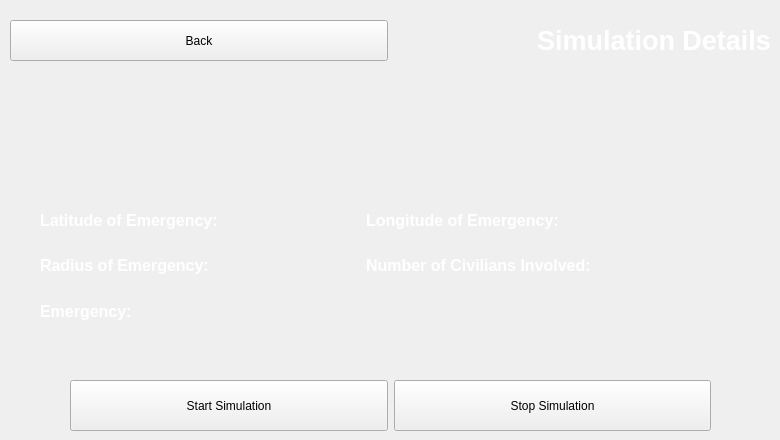
      <widget class="QWidget" name="viewDetails1">
       <widget class="QWidget" name="horizontalLayoutWidget_4">
        <property name="geometry">
         <rect>
          <x>20</x>
          <y>70</y>
          <width>741</width>
          <height>54</height>
         </rect>
        </property>
        <layout class="QHBoxLayout" name="horizontalLayout_19">
         <item>
          <widget class="QLabel" name="label0">
           <property name="font">
            <font>
             <pointsize>14</pointsize>
             <italic>true</italic>
            </font>
           </property>
           <property name="styleSheet">
            <string notr="true">color:white</string>
           </property>
           <property name="text">
            <string/>
           </property>
          </widget>
         </item>
        </layout>
       </widget>
       <widget class="QWidget" name="layoutWidget_5">
        <property name="geometry">
         <rect>
          <x>10</x>
          <y>20</y>
          <width>761</width>
          <height>41</height>
         </rect>
        </property>
        <layout class="QHBoxLayout" name="horizontalLayout_22">
         <item>
          <widget class="QPushButton" name="backToSimPage23">
           <property name="sizePolicy">
            <sizepolicy hsizetype="Preferred" vsizetype="Preferred">
             <horstretch>0</horstretch>
             <verstretch>0</verstretch>
            </sizepolicy>
           </property>
           <property name="text">
            <string>Back</string>
           </property>
          </widget>
         </item>
         <item>
          <widget class="QLabel" name="simLabel_5">
           <property name="font">
            <font>
             <pointsize>20</pointsize>
             <weight>75</weight>
             <bold>true</bold>
            </font>
           </property>
           <property name="styleSheet">
            <string notr="true">color: white</string>
           </property>
           <property name="text">
            <string>Simulation Details</string>
           </property>
           <property name="alignment">
            <set>Qt::AlignRight|Qt::AlignTrailing|Qt::AlignVCenter</set>
           </property>
          </widget>
         </item>
        </layout>
       </widget>
       <widget class="QWidget" name="horizontalLayoutWidget_6">
        <property name="geometry">
         <rect>
          <x>70</x>
          <y>380</y>
          <width>641</width>
          <height>51</height>
         </rect>
        </property>
        <layout class="QHBoxLayout" name="horizontalLayout_23">
         <item>
          <widget class="QPushButton" name="startSim">
           <property name="sizePolicy">
            <sizepolicy hsizetype="Minimum" vsizetype="Preferred">
             <horstretch>0</horstretch>
             <verstretch>0</verstretch>
            </sizepolicy>
           </property>
           <property name="text">
            <string>Start Simulation</string>
           </property>
          </widget>
         </item>
         <item>
          <widget class="QPushButton" name="stopSim">
           <property name="sizePolicy">
            <sizepolicy hsizetype="Minimum" vsizetype="Preferred">
             <horstretch>0</horstretch>
             <verstretch>0</verstretch>
            </sizepolicy>
           </property>
           <property name="text">
            <string>Stop Simulation</string>
           </property>
          </widget>
         </item>
        </layout>
       </widget>
       <widget class="QWidget" name="gridLayoutWidget_3">
        <property name="geometry">
         <rect>
          <x>40</x>
          <y>200</y>
          <width>693</width>
          <height>131</height>
         </rect>
        </property>
        <layout class="QGridLayout" name="gridLayout_3">
         <item row="2" column="0">
          <widget class="QLabel" name="label3_2">
           <property name="font">
            <font>
             <pointsize>12</pointsize>
             <weight>75</weight>
             <bold>true</bold>
            </font>
           </property>
           <property name="styleSheet">
            <string notr="true">color:white</string>
           </property>
           <property name="text">
            <string>Radius of Emergency:</string>
           </property>
          </widget>
         </item>
         <item row="3" column="1">
          <widget class="QLabel" name="label5">
           <property name="font">
            <font>
             <pointsize>12</pointsize>
            </font>
           </property>
           <property name="styleSheet">
            <string notr="true">color:white</string>
           </property>
           <property name="text">
            <string/>
           </property>
          </widget>
         </item>
         <item row="1" column="1">
          <widget class="QLabel" name="labe1">
           <property name="font">
            <font>
             <pointsize>12</pointsize>
            </font>
           </property>
           <property name="styleSheet">
            <string notr="true">color:white</string>
           </property>
           <property name="text">
            <string/>
           </property>
          </widget>
         </item>
         <item row="2" column="2">
          <widget class="QLabel" name="label4444">
           <property name="font">
            <font>
             <pointsize>12</pointsize>
             <weight>75</weight>
             <bold>true</bold>
            </font>
           </property>
           <property name="styleSheet">
            <string notr="true">color:white</string>
           </property>
           <property name="text">
            <string>Number of Civilians Involved:</string>
           </property>
          </widget>
         </item>
         <item row="1" column="2">
          <widget class="QLabel" name="label_155">
           <property name="font">
            <font>
             <pointsize>12</pointsize>
             <weight>75</weight>
             <bold>true</bold>
            </font>
           </property>
           <property name="styleSheet">
            <string notr="true">color:white</string>
           </property>
           <property name="text">
            <string>Longitude of Emergency:</string>
           </property>
          </widget>
         </item>
         <item row="2" column="1">
          <widget class="QLabel" name="label3">
           <property name="font">
            <font>
             <pointsize>12</pointsize>
            </font>
           </property>
           <property name="styleSheet">
            <string notr="true">color:white</string>
           </property>
           <property name="text">
            <string/>
           </property>
          </widget>
         </item>
         <item row="3" column="2">
          <widget class="QLabel" name="label6">
           <property name="font">
            <font>
             <pointsize>12</pointsize>
             <weight>75</weight>
             <bold>true</bold>
            </font>
           </property>
           <property name="styleSheet">
            <string notr="true">color:white</string>
           </property>
           <property name="text">
            <string/>
           </property>
           <property name="textFormat">
            <enum>Qt::RichText</enum>
           </property>
          </widget>
         </item>
         <item row="1" column="0">
          <widget class="QLabel" name="labe1_2">
           <property name="font">
            <font>
             <pointsize>12</pointsize>
             <weight>75</weight>
             <bold>true</bold>
            </font>
           </property>
           <property name="styleSheet">
            <string notr="true">color:white</string>
           </property>
           <property name="text">
            <string>Latitude of Emergency:</string>
           </property>
          </widget>
         </item>
         <item row="3" column="0">
          <widget class="QLabel" name="label5_2">
           <property name="font">
            <font>
             <pointsize>12</pointsize>
             <weight>75</weight>
             <bold>true</bold>
            </font>
           </property>
           <property name="styleSheet">
            <string notr="true">color:white</string>
           </property>
           <property name="text">
            <string>Emergency:</string>
           </property>
          </widget>
         </item>
         <item row="1" column="3">
          <widget class="QLabel" name="label_15">
           <property name="font">
            <font>
             <pointsize>12</pointsize>
            </font>
           </property>
           <property name="styleSheet">
            <string notr="true">color:white</string>
           </property>
           <property name="text">
            <string/>
           </property>
          </widget>
         </item>
         <item row="2" column="3">
          <widget class="QLabel" name="label4">
           <property name="font">
            <font>
             <pointsize>12</pointsize>
            </font>
           </property>
           <property name="styleSheet">
            <string notr="true">color:white</string>
           </property>
           <property name="text">
            <string/>
           </property>
          </widget>
         </item>
        </layout>
       </widget>
      </widget>
